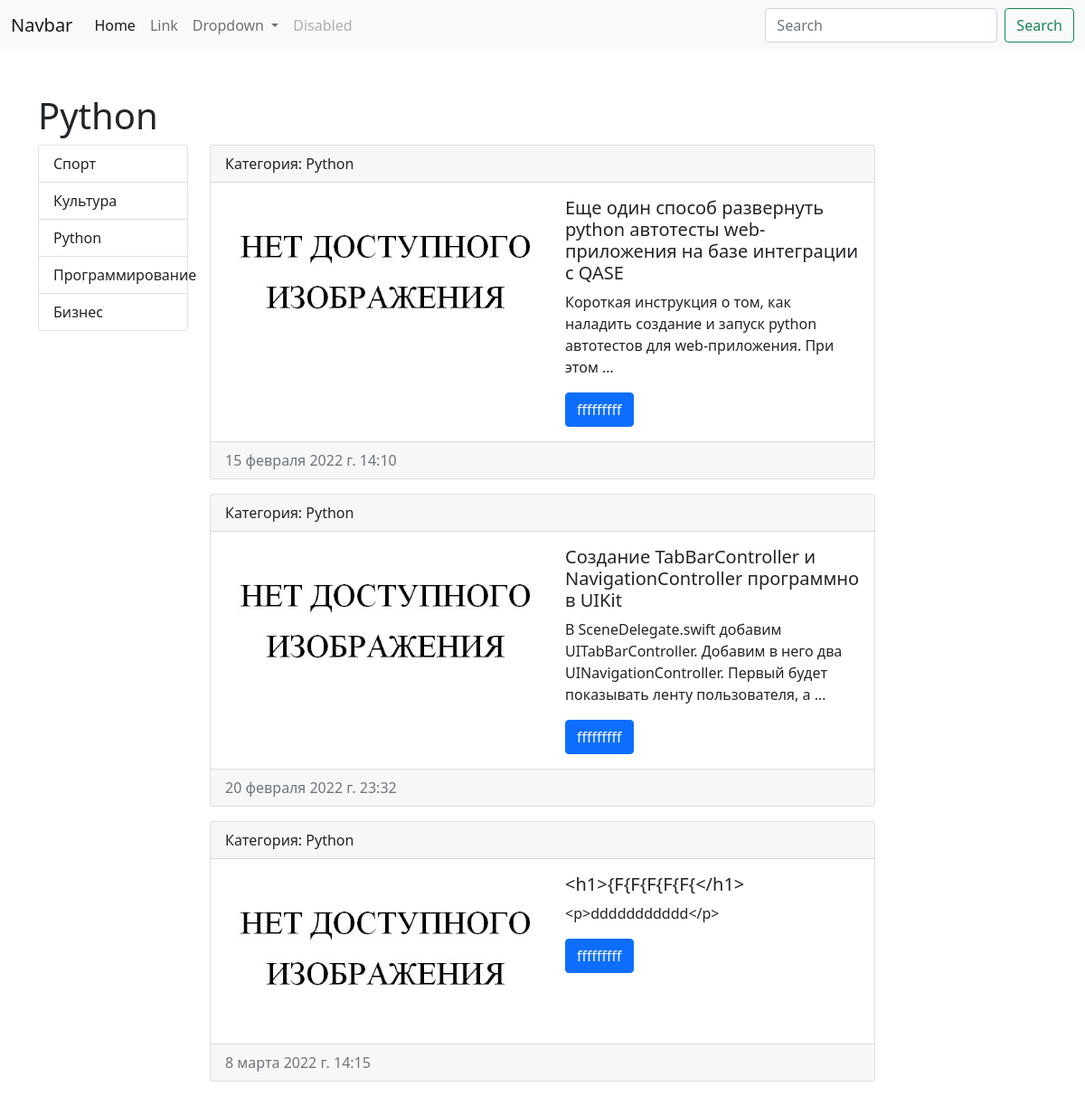
The page /category/3 on the database its author committed.
### news/models.py (models this page shows, shortened)
class Category(models.Model):
    category = models.CharField(max_length=100, db_index=True)
    def __str__(self):
        return self.category
    class Meta:
        verbose_name = "Категория"
        verbose_name_plural = "Категории"
        ordering = ['id']

class MyModel(models.Model):
    caption = models.CharField(max_length=100, verbose_name="Заголовок")
    text = models.TextField()
    created_at = models.DateTimeField(auto_now_add=True, verbose_name="Дата создания")
    updated_at = models.DateTimeField(auto_now=True, verbose_name="Обновленно")
    photo = models.ImageField(upload_to="news/%Y/%m/%d", blank=True)
    is_published = models.BooleanField(default=True, verbose_name="Опубликовано")
    category = models.ForeignKey(Category, on_delete=models.PROTECT, null=True)
    class Meta:
        verbose_name = "Новость"
        verbose_name_plural = "Новости"
        ordering = ['id']

### news/views.py (the view)
# urls.py: path('category/<int:category_id>', get_category)
def get_category(request, category_id):
    news = MyModel.objects.filter(category=category_id)
    ct = Category.objects.all()
    context = {
        "categories": ct,
        "news": news,
        "title": Category.objects.get(pk=category_id).category
    }
    return render(request, "news/category_get.html", context)

### news/templates/news/category_get.html (shortened to what this page needs)
<!doctype html>
<html lang="en">
<head>
    <link href="https://cdn.jsdelivr.net/npm/bootstrap@5.1.3/dist/css/bootstrap.min.css" rel="stylesheet"
>
</head>
<body>
<nav class="navbar navbar-expand-lg navbar-light bg-light">
    <div class="container-fluid">
        <a class="navbar-brand" href="#">Navbar</a>
        <div class="collapse navbar-collapse" id="navbarSupportedContent">
            <ul class="navbar-nav me-auto mb-2 mb-lg-0">
                <li class="nav-item">
                    <a class="nav-link active" aria-current="page" href="#">Home</a>
                </li>
                <li class="nav-item">
                    <a class="nav-link" href="/sitemap">Link</a>
                </li>
                <li class="nav-item dropdown">
                    <a class="nav-link dropdown-toggle" href="#" id="navbarDropdown" role="button"
                       data-bs-toggle="dropdown" aria-expanded="false">
                        Dropdown
                    </a>
                </li>
                <li class="nav-item">
                    <a class="nav-link disabled">Disabled</a>
                </li>
            </ul>
            <form class="d-flex">
                <input class="form-control me-2" type="search" placeholder="Search" aria-label="Search">
                <button class="btn btn-outline-success" type="submit">Search</button>
            </form>
        </div>
    </div>
</nav>
<div class="container mt-5">
    <h1>{{title}}</h1>
    <div class="row">
        <div class="col-md-2">
            <ul class="list-group">
                {%for i in categories%}
                <a href="/category/{{i.pk}}"  class="list-group-item">{{i.category}}</a>
                {%endfor%}
            </ul>
        </div>
        <div class="col-md-8">
            {%for i in news%}
            <div class="card mb-3">
                <div class="card-header">
                    Категория: {{i.category}}
                </div>
                <div class="card-body">
                    <div class="d-flex">
                        <div class="flex-shrink-0">
                            {% if i.photo%}
                            <img src="{{i.photo.url}}" class="card-img-bottom" style="width: 360px" alt="NOT FOUND">
                            {% else %}
                            <img src="/media/news/img.png" class="card-img-bottom" style="width: 360px" alt="NOT FOUND">
                            {% endif %}
                        </div>
                        <div class="flex-grow-1 ms-3">
                            <h5 class="card-title">{{i.caption}}</h5>
                            <p class="card-text">{{i.text|truncatewords:15}}</p>
                            <a href="#" class="btn btn-primary">fffffffff</a>
                        </div>
                    </div>
                </div>
                <div class="card-footer text-muted">
                    {{i.created_at}}
                </div>
            </div>
            {%endfor%}
        </div>
    </div>
</div>
</body>
</html>

### rows shown on the page
Category: category "Python"
Category: category "Спорт"
Category: category "Культура"
Category: category "Программирование"
Category: category "Бизнес"
MyModel: category "Python", caption "Еще один способ развернуть python автотесты web-приложения на базе интеграции с QASE", text "Короткая инструкция о том, как наладить создание и запуск python автотестов для web-приложения. При этом …", created_at "15 февраля 2022 г. 14:10"
MyModel: category "Python", caption "Создание TabBarController и NavigationController программно в UIKit", text "В SceneDelegate.swift добавим UITabBarController. Добавим в него два UINavigationController. Первый будет показывать ленту пользователя, а …", created_at "20 февраля 2022 г. 23:32"
MyModel: category "Python", caption "<h1>{F{F{F{F{F{</h1>", text "<p>ddddddddddd</p>", created_at "8 марта 2022 г. 14:15"
